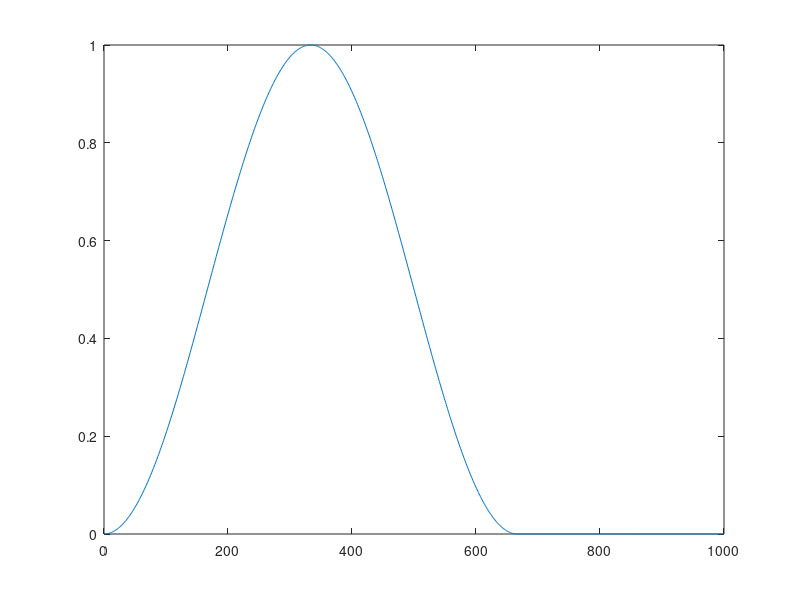

MATLAB code for this plot:
clear;

T0 = 1/200;  % fundamental period
tp = T0/3;   % instant of max glottal flow
tc = 2*T0/3; % instant of termination
K = 0.5;     % symmetry factor
wg=pi/tp;

for n = 1:1000
    t = n*T0/1000;
    if (t <= tp)
        g(n) = 0.5*(1-cos(wg*t));
    elseif (t <= tc)
        g(n) = K*cos(wg*(t-tp))-K+1;
    else
        g(n) = 0;
    end
end

plot(g)